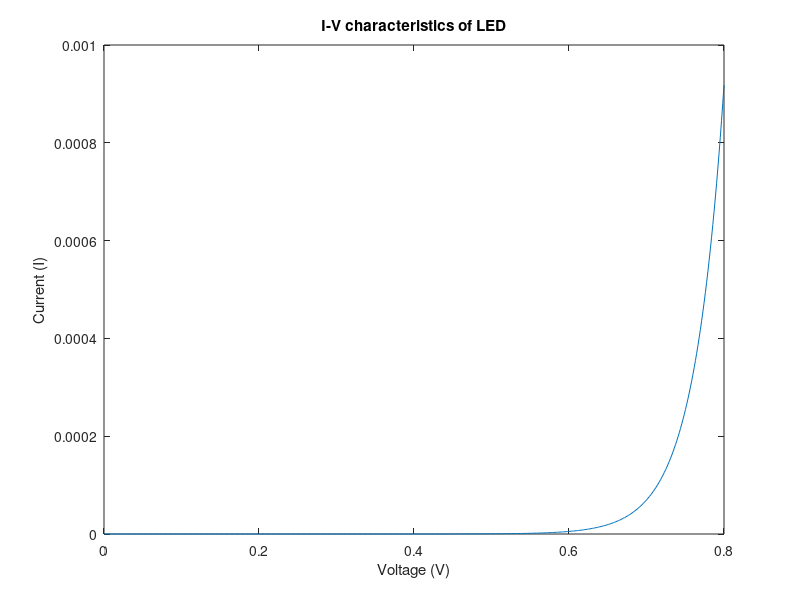

Write MATLAB code to recreate this figure.
%name: Muhtasim Redwan
%date: 18/09/2024
%description: The I-V characteristic curve of an LED.

%constants
Is = 1e-12;     %saturation current 
n = 1.5;        %ideality factor
T = 300;        %room temperature in kelvin
q = 1.602e-19;  %charnge of electron in coulmbs
k = 1.38e-23;   %Boltzman's Constant (J/k)

% Thermal voltage
V_th = (k*T)/q;

%voltage Range
V = linspace(0,0.8,500);

I = Is*(exp(V/(n*V_th))-1);

%plot 
figure;
plot(V,I);
xlabel("Voltage (V)");
ylabel("Current (I)");
title("I-V characteristics of LED");
